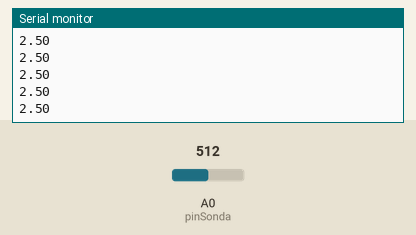
Simulated run of this sketch. Board: Arduino Uno, built with avr-gcc and run on an emulated ATmega328P. Shown: the last lines printed to the serial monitor. The inputs (shaded band) are chosen by the test bench; at power-on: A0 (pinSonda) = 512.

Above: at 1.2 s.
1.3 s: A0 (pinSonda) set to 716
At 2.3 s:
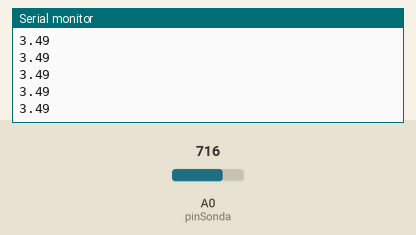
2.8 s: A0 (pinSonda) set to 900
At 3.3 s:
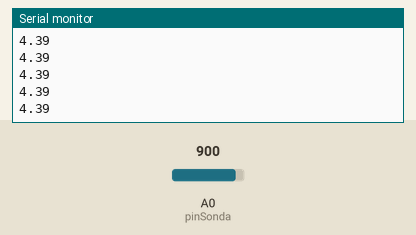
Timing chart, 0 to 5.8 s (numbered marks = the images above; inputs shaded):
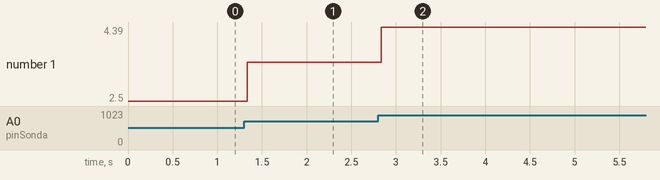

Measured:
- after the input at 1.3 s, the serial monitor: prints a new line at once (image 1)
- after the input at 2.8 s, the serial monitor: prints a new line at once (image 2)
- plotted number 1: 2.5 → 3.49 after the input at 1.3 s, 3.49 → 4.39 after the input at 2.8 s

The sketch:

Voltimeter-bt.ino
```cpp
int pinSonda = A0;
float escala = 100; //100 para voltios, 0.1 para milivoltios
int delayTime = 0;


void setup(){

  Serial.begin(19200);

  pinMode(pinSonda, INPUT);

}

void loop(){

  while(Serial.available()>0){

    delayTime = Serial.parseInt();

    if (Serial.read() == '\n'){
      delayTime = constrain(delayTime, 0, 500);
    }

  }

      float lecture = analogRead(pinSonda);

      lecture = map(lecture, 0, 1023, 0, 500);

      float voltaje = lecture/escala;

      Serial.println(voltaje);

      delay(delayTime);
}
```
